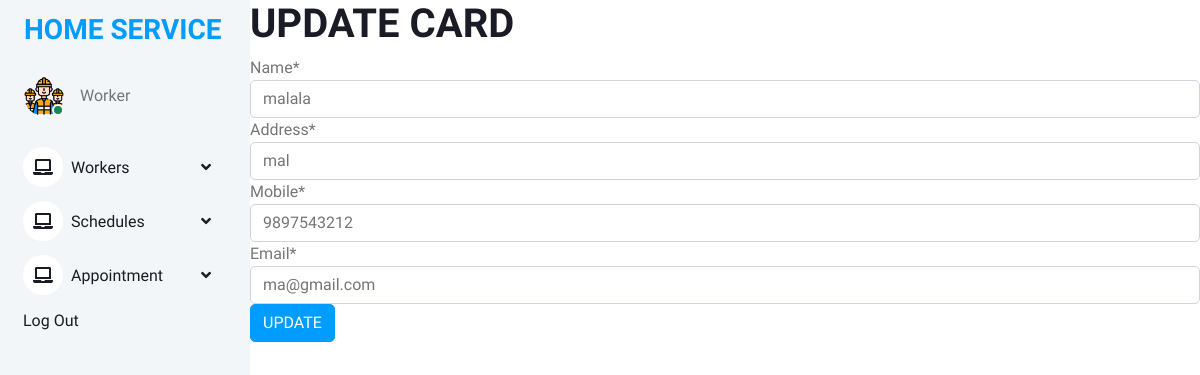
Screenshot of /update_worker_data/1/ (signed in) with the database file from the repository.
### online_home_service_app/models.py (models this page shows, shortened)
class Register1(models.Model):
    user = models.ForeignKey(Login,on_delete=models.CASCADE)
    name = models.CharField(max_length=100)
    profile_pic = models.FileField(upload_to='profilepic/')
    address = models.CharField(max_length=100)
    mobile = models.CharField(max_length=10)
    email = models.EmailField()
    work_type = models.ForeignKey(work,on_delete=models.CASCADE)

### online_home_service_app/views.py (the view)
# urls.py: path("update_worker_data/<int:id>/", views.update_worker_data, name="update_worker_data"),
@login_required(login_url = 'logout')
def update_worker_data(request,id):
    a = Register1.objects.get(id=id)
    form = Register_Form(instance=a)
    if request.method == 'POST':
        form = Register_Form(request.POST,instance=a)
        if form.is_valid():
            form.save()
            return redirect("worker_view_workers_data")
    return render(request, "worker/update_worker_data.html", {'form': form})

### online_home_service_app/forms.py
class Register_Form(forms.ModelForm):
    class Meta:
        model = Register
        fields ='__all__'
        exclude = ('user',)

### templates/worker/update_worker_data.html (shortened to what this page needs)
{% extends "worker/worker base.html" %}
{% block content %}
{% load crispy_forms_filters %}
<h1>UPDATE CARD</h1>
<form method="POST">
    {{form|crispy}}
    <button type="submit" class="btn btn-primary">UPDATE</button>
</form>
{% endblock %}

### static/static1/assets2/css/style.css (style rules this page uses)
:root { --primary: #009CFF; --light: #F3F6F9; --dark: #191C24; }
.btn { transition: .5s; }
.btn.btn-primary { color: #FFFFFF; }

### rows the page displays
Register1: name "malala", address "mal", mobile "9897543212", email "ma@gmail.com"
